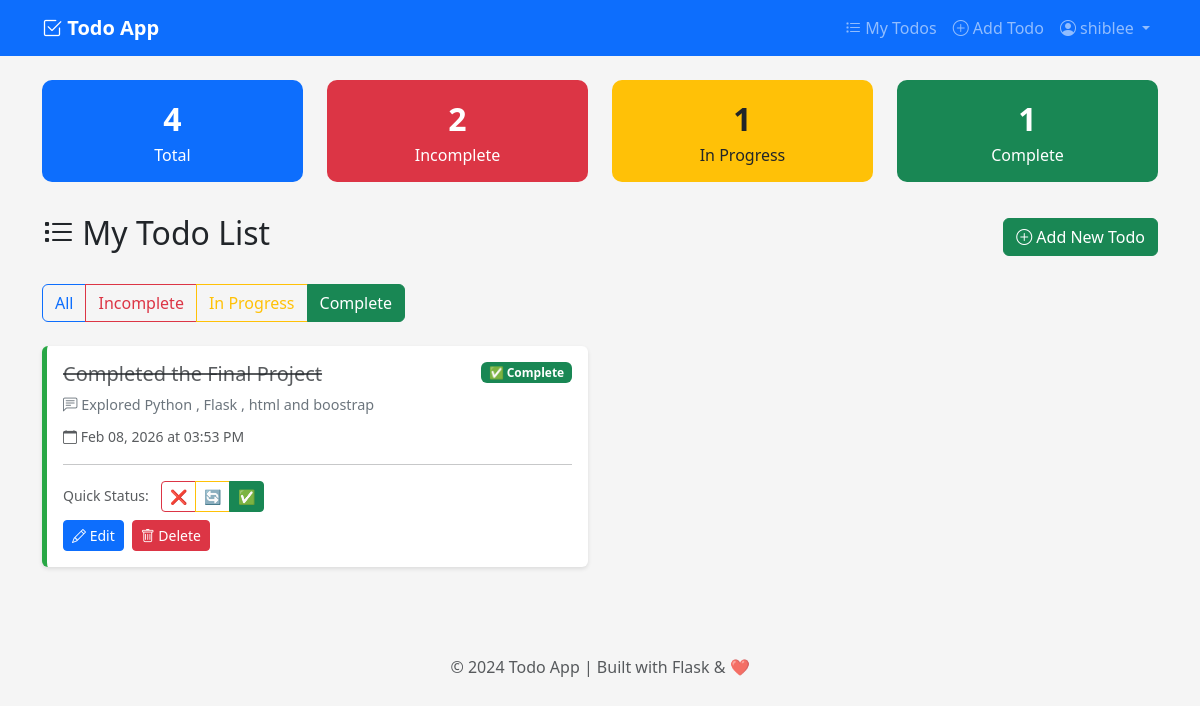
/todos?status=complete (signed in), run on the app's committed database.
### app/models.py (models this page shows, shortened)
class User(UserMixin, db.Model):
    id = db.Column(db.Integer, primary_key=True)
    username = db.Column(db.String(80), unique=True, nullable=False)
    email = db.Column(db.String(120), unique=True, nullable=False)
    password_hash = db.Column(db.String(256), nullable=False)
    todos = db.relationship('Todo', backref='owner', lazy='dynamic', cascade='all, delete-orphan')

class Todo(db.Model):
    id = db.Column(db.Integer, primary_key=True)
    title = db.Column(db.String(200), nullable=False)
    description = db.Column(db.Text, nullable=True)
    status = db.Column(db.String(20), default='incomplete')
    created_at = db.Column(db.DateTime, default=datetime.utcnow)
    updated_at = db.Column(db.DateTime, default=datetime.utcnow, onupdate=datetime.utcnow)
    user_id = db.Column(db.Integer, db.ForeignKey('user.id'), nullable=False)

### app/routes.py (the view)
    @app.route('/todos')
    @login_required
    def todos():
        status_filter = request.args.get('status', 'all')
        if status_filter == 'all':
            user_todos = Todo.query.filter_by(user_id=current_user.id)\
                         .order_by(Todo.created_at.desc()).all()
        else:
            user_todos = Todo.query.filter_by(user_id=current_user.id, status=status_filter)\
                         .order_by(Todo.created_at.desc()).all()
        stats = {
            'total': Todo.query.filter_by(user_id=current_user.id).count(),
            'incomplete': Todo.query.filter_by(user_id=current_user.id, status='incomplete').count(),
            'in_progress': Todo.query.filter_by(user_id=current_user.id, status='in_progress').count(),
            'complete': Todo.query.filter_by(user_id=current_user.id, status='complete').count()
        }
        return render_template('todos.html', todos=user_todos, stats=stats, current_filter=status_filter)

### app/__init__.py (called while the page is built)
def create_app():
    app = Flask(__name__)
    app.config.from_object(Config)
    db.init_app(app)
    login_manager.init_app(app)
    login_manager.login_view = 'login'
    login_manager.login_message = 'Please log in to access this page.'
    login_manager.login_message_category = 'warning'
    @login_manager.user_loader
    def load_user(user_id):
        return User.query.get(int(user_id))
    with app.app_context():
        db.create_all()
        print("✅ Database tables created!")
    from app.routes import register_routes
    register_routes(app)
    return app

### app/templates/todos.html (shortened to what this page needs)
{% extends 'base.html' %} {% block title %}My Todos - Todo App{% endblock %} {%
block content %}
<div class="row mb-4">
  <div class="col-md-3 col-6 mb-2">
    <div class="stat-card bg-primary text-white">
      <div class="stat-number">{{ stats.total }}</div>
      <div>Total</div>
    </div>
  </div>
  <div class="col-md-3 col-6 mb-2">
    <div class="stat-card bg-danger text-white">
      <div class="stat-number">{{ stats.incomplete }}</div>
      <div>Incomplete</div>
    </div>
  </div>
  <div class="col-md-3 col-6 mb-2">
    <div class="stat-card bg-warning text-dark">
      <div class="stat-number">{{ stats.in_progress }}</div>
      <div>In Progress</div>
    </div>
  </div>
  <div class="col-md-3 col-6 mb-2">
    <div class="stat-card bg-success text-white">
      <div class="stat-number">{{ stats.complete }}</div>
      <div>Complete</div>
    </div>
  </div>
</div>
<div class="d-flex justify-content-between align-items-center mb-4">
  <h2><i class="bi bi-list-task"></i> My Todo List</h2>
  <a href="{{ url_for('add_todo') }}" class="btn btn-success">
    <i class="bi bi-plus-circle"></i> Add New Todo
  </a>
</div>
<div class="mb-4">
  <div class="btn-group" role="group">
    <a
      href="{{ url_for('todos', status='all') }}"
      class="btn btn-{{ 'primary' if current_filter == 'all' else 'outline-primary' }}"
    >
      All
    </a>
    <a
      href="{{ url_for('todos', status='incomplete') }}"
      class="btn btn-{{ 'danger' if current_filter == 'incomplete' else 'outline-danger' }}"
    >
      Incomplete
    </a>
    <a
      href="{{ url_for('todos', status='in_progress') }}"
      class="btn btn-{{ 'warning' if current_filter == 'in_progress' else 'outline-warning' }}"
    >
      In Progress
    </a>
    <a
      href="{{ url_for('todos', status='complete') }}"
      class="btn btn-{{ 'success' if current_filter == 'complete' else 'outline-success' }}"
    >
      Complete
    </a>
  </div>
</div>
{% if todos %}
<div class="row">
  {% for todo in todos %}
  <div class="col-lg-6 mb-3">
    <div class="card status-{{ todo.status }}">
      <div class="card-body">
        <div class="d-flex justify-content-between align-items-start mb-2">
          <h5
            class="card-title mb-0 {% if todo.status == 'complete' %}text-decoration-line-through text-muted{% endif %}"
          >
            {{ todo.title }}
          </h5>
          <span
            class="badge {% if todo.status == 'complete' %}bg-success {% elif todo.status == 'in_progress' %}bg-warning text-dark {% else %}bg-danger{% endif %}"
          >
            {% if todo.status == 'complete' %}✅{% elif todo.status ==
            'in_progress' %}🔄{% else %}❌{% endif %} {{
            todo.status.replace('_', ' ').title() }}
          </span>
        </div>
        {% if todo.description %}
        <p class="todo-description mb-2">
          <i class="bi bi-chat-left-text"></i> {{ todo.description }}
        </p>
        {% endif %}
        <small class="text-muted">
          <i class="bi bi-calendar"></i> {{ todo.created_at.strftime('%b %d, %Y
          at %I:%M %p') }}
        </small>
        <hr />
        <div class="mb-2">
          <small class="text-muted me-2">Quick Status:</small>
          <div class="btn-group btn-group-sm">
            <a
              href="{{ url_for('update_status', id=todo.id, status='incomplete') }}"
              class="btn {% if todo.status == 'incomplete' %}btn-danger{% else %}btn-outline-danger{% endif %}"
              title="Mark Incomplete"
            >
              ❌
            </a>
            <a
              href="{{ url_for('update_status', id=todo.id, status='in_progress') }}"
              class="btn {% if todo.status == 'in_progress' %}btn-warning{% else %}btn-outline-warning{% endif %}"
              title="Mark In Progress"
            >
              🔄
            </a>
            <a
              href="{{ url_for('update_status', id=todo.id, status='complete') }}"
              class="btn {% if todo.status == 'complete' %}btn-success{% else %}btn-outline-success{% endif %}"
              title="Mark Complete"
            >
              ✅
            </a>
          </div>
        </div>
        <div class="d-flex gap-2">
          <a
            href="{{ url_for('edit_todo', id=todo.id) }}"
            class="btn btn-sm btn-primary"
          >
            <i class="bi bi-pencil"></i> Edit
          </a>
          <a
            href="{{ url_for('delete_todo', id=todo.id) }}"
            class="btn btn-sm btn-danger"
            onclick="
              return confirm('Are you sure you want to delete this todo?');
            "
          >
            <i class="bi bi-trash"></i> Delete
          </a>
        </div>
      </div>
    </div>
  </div>
  {% endfor %}
</div>
{% endif %} {% endblock %}

### app/templates/base.html (shortened to what this page needs)
<!doctype html>
<html lang="en">
  <head>
    <link
      href="https://cdn.jsdelivr.net/npm/bootstrap@5.3.2/dist/css/bootstrap.min.css"
      rel="stylesheet"
    />
    <link
      href="https://cdn.jsdelivr.net/npm/bootstrap-icons@1.11.1/font/bootstrap-icons.css"
      rel="stylesheet"
    />
  </head>
  <body>
    <nav class="navbar navbar-expand-lg navbar-dark bg-primary mb-4">
      <div class="container">
        <a class="navbar-brand" href="{{ url_for('index') }}">
          <i class="bi bi-check2-square"></i> Todo App
        </a>
        <div class="collapse navbar-collapse" id="navbarNav">
          <ul class="navbar-nav ms-auto">
            {% if current_user.is_authenticated %}
            <li class="nav-item">
              <a class="nav-link" href="{{ url_for('todos') }}">
                <i class="bi bi-list-task"></i> My Todos
              </a>
            </li>
            <li class="nav-item">
              <a class="nav-link" href="{{ url_for('add_todo') }}">
                <i class="bi bi-plus-circle"></i> Add Todo
              </a>
            </li>
            <li class="nav-item dropdown">
              <a
                class="nav-link dropdown-toggle"
                href="#"
                data-bs-toggle="dropdown"
              >
                <i class="bi bi-person-circle"></i> {{ current_user.username }}
              </a>
            </li>
            {% endif %}
          </ul>
        </div>
      </div>
    </nav>
    <div class="container">
      {% block content %}{% endblock %}
    </div>
    <footer class="text-center text-muted py-4 mt-5">
      <p>&copy; 2024 Todo App | Built with Flask & ❤️</p>
    </footer>
  </body>
</html>

### app/templates/base.html (style rules this page uses)
body { background-color: #f5f5f5; min-height: 100vh; }
.navbar-brand { font-weight: bold; }
.card { box-shadow: 0 2px 4px rgba(0, 0, 0, 0.1); border: none; transition: transform 0.2s; }
.status-complete { border-left: 5px solid #28a745 !important; }
.todo-description { color: #6c757d; font-size: 0.9rem; }
.stat-card { border-radius: 10px; text-align: center; padding: 15px; }
.stat-number { font-size: 2rem; font-weight: bold; }

### data on the page
User: username "shiblee"
Todo: title "Completed the Final Project", status.replace "Complete", description "Explored Python , Flask , html and boostrap", created_at "Feb 08, 2026 at 03:53 PM"

### other printed values
{{ stats.total }} "4"
{{ stats.incomplete }} "2"
{{ stats.in_progress }} "1"
{{ stats.complete }} "1"
